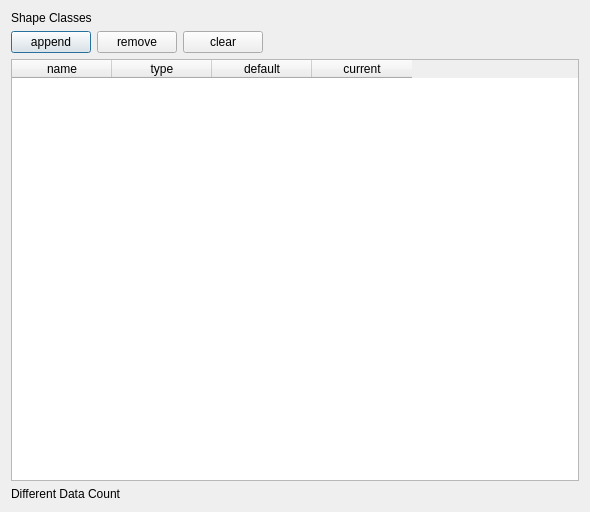
<?xml version="1.0" encoding="UTF-8"?>
<ui version="4.0">
 <class>ShapeDataDialog</class>
 <widget class="QDialog" name="ShapeDataDialog">
  <property name="geometry">
   <rect>
    <x>0</x>
    <y>0</y>
    <width>590</width>
    <height>512</height>
   </rect>
  </property>
  <property name="windowTitle">
   <string>Data List</string>
  </property>
  <layout class="QVBoxLayout" name="verticalLayout">
   <item>
    <widget class="QLabel" name="nameLabel">
     <property name="text">
      <string>Shape Classes</string>
     </property>
    </widget>
   </item>
   <item>
    <layout class="QHBoxLayout" name="horizontalLayout">
     <property name="bottomMargin">
      <number>0</number>
     </property>
     <item>
      <widget class="QPushButton" name="insertBtn">
       <property name="text">
        <string>append</string>
       </property>
      </widget>
     </item>
     <item>
      <widget class="QPushButton" name="removeBtn">
       <property name="text">
        <string>remove</string>
       </property>
      </widget>
     </item>
     <item>
      <widget class="QPushButton" name="clearBtn">
       <property name="text">
        <string>clear</string>
       </property>
      </widget>
     </item>
     <item>
      <spacer name="horizontalSpacer">
       <property name="orientation">
        <enum>Qt::Horizontal</enum>
       </property>
       <property name="sizeHint" stdset="0">
        <size>
         <width>40</width>
         <height>20</height>
        </size>
       </property>
      </spacer>
     </item>
    </layout>
   </item>
   <item>
    <widget class="QTableWidget" name="tableWidget">
     <property name="alternatingRowColors">
      <bool>true</bool>
     </property>
     <property name="columnCount">
      <number>4</number>
     </property>
     <column>
      <property name="text">
       <string>name</string>
      </property>
     </column>
     <column>
      <property name="text">
       <string>type</string>
      </property>
     </column>
     <column>
      <property name="text">
       <string>default</string>
      </property>
     </column>
     <column>
      <property name="text">
       <string>current</string>
      </property>
     </column>
    </widget>
   </item>
   <item>
    <widget class="QLabel" name="diffLabel">
     <property name="text">
      <string>Different Data Count</string>
     </property>
    </widget>
   </item>
  </layout>
 </widget>
 <resources/>
 <connections/>
</ui>
